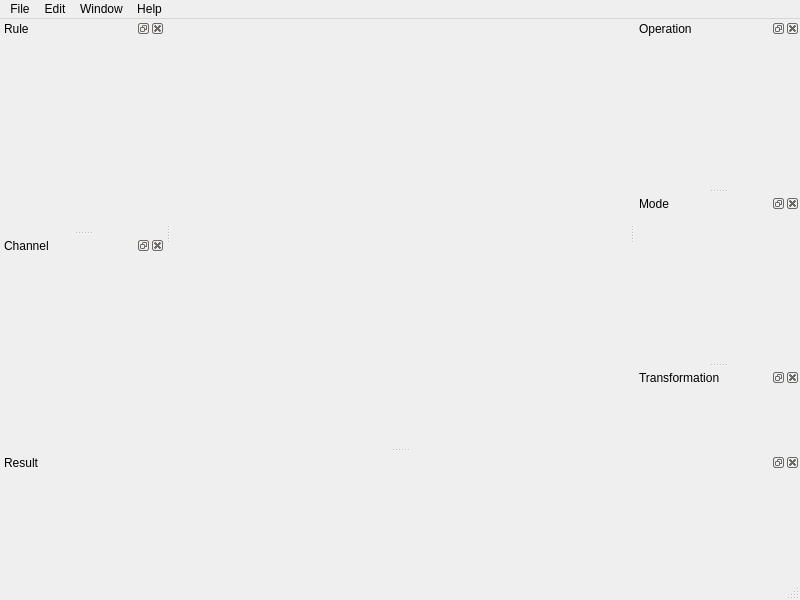
<?xml version="1.0" encoding="UTF-8"?>
<ui version="4.0">
 <class>MainWindow</class>
 <widget class="QMainWindow" name="MainWindow">
  <property name="geometry">
   <rect>
    <x>0</x>
    <y>0</y>
    <width>800</width>
    <height>600</height>
   </rect>
  </property>
  <property name="sizePolicy">
   <sizepolicy hsizetype="Preferred" vsizetype="Preferred">
    <horstretch>0</horstretch>
    <verstretch>0</verstretch>
   </sizepolicy>
  </property>
  <property name="minimumSize">
   <size>
    <width>400</width>
    <height>300</height>
   </size>
  </property>
  <property name="windowTitle">
   <string notr="true">MainWindow</string>
  </property>
  <widget class="QWidget" name="central_widget">
   <property name="sizePolicy">
    <sizepolicy hsizetype="Preferred" vsizetype="Preferred">
     <horstretch>0</horstretch>
     <verstretch>0</verstretch>
    </sizepolicy>
   </property>
  </widget>
  <widget class="QMenuBar" name="menubar">
   <property name="geometry">
    <rect>
     <x>0</x>
     <y>0</y>
     <width>800</width>
     <height>26</height>
    </rect>
   </property>
   <widget class="QMenu" name="menuFile">
    <property name="title">
     <string>File</string>
    </property>
    <addaction name="actionOpen"/>
    <addaction name="actionSave"/>
    <addaction name="separator"/>
    <addaction name="actionImport"/>
    <addaction name="actionExport"/>
    <addaction name="separator"/>
    <addaction name="actionQuit"/>
   </widget>
   <widget class="QMenu" name="menuEdit">
    <property name="title">
     <string>Edit</string>
    </property>
    <addaction name="actionCreate"/>
    <addaction name="actionLocate"/>
    <addaction name="actionAttach"/>
    <addaction name="separator"/>
    <addaction name="actionSettings"/>
   </widget>
   <widget class="QMenu" name="menuWindow">
    <property name="title">
     <string>Window</string>
    </property>
    <addaction name="actionRule"/>
    <addaction name="actionChannel"/>
    <addaction name="actionOperation"/>
    <addaction name="actionMode"/>
    <addaction name="actionTransformation"/>
    <addaction name="actionResult"/>
   </widget>
   <widget class="QMenu" name="menuHelp">
    <property name="title">
     <string>Help</string>
    </property>
    <addaction name="actionHomepage"/>
    <addaction name="actionUpdate"/>
    <addaction name="separator"/>
    <addaction name="actionAbout"/>
   </widget>
   <addaction name="menuFile"/>
   <addaction name="menuEdit"/>
   <addaction name="menuWindow"/>
   <addaction name="menuHelp"/>
  </widget>
  <widget class="QStatusBar" name="statusbar"/>
  <widget class="QDockWidget" name="result_dock_widget">
   <property name="sizePolicy">
    <sizepolicy hsizetype="Preferred" vsizetype="Preferred">
     <horstretch>0</horstretch>
     <verstretch>0</verstretch>
    </sizepolicy>
   </property>
   <property name="minimumSize">
    <size>
     <width>400</width>
     <height>125</height>
    </size>
   </property>
   <property name="toolTip">
    <string>Display and modify color set result.</string>
   </property>
   <property name="allowedAreas">
    <set>Qt::BottomDockWidgetArea|Qt::TopDockWidgetArea</set>
   </property>
   <property name="windowTitle">
    <string>Result</string>
   </property>
   <attribute name="dockWidgetArea">
    <number>8</number>
   </attribute>
   <widget class="QWidget" name="result_dock_contents">
    <property name="sizePolicy">
     <sizepolicy hsizetype="Preferred" vsizetype="Preferred">
      <horstretch>0</horstretch>
      <verstretch>0</verstretch>
     </sizepolicy>
    </property>
   </widget>
  </widget>
  <widget class="QDockWidget" name="rule_dock_widget">
   <property name="sizePolicy">
    <sizepolicy hsizetype="Preferred" vsizetype="Preferred">
     <horstretch>0</horstretch>
     <verstretch>0</verstretch>
    </sizepolicy>
   </property>
   <property name="minimumSize">
    <size>
     <width>165</width>
     <height>90</height>
    </size>
   </property>
   <property name="toolTip">
    <string>Set harmony rule and synchronization method for color set.</string>
   </property>
   <property name="allowedAreas">
    <set>Qt::LeftDockWidgetArea|Qt::RightDockWidgetArea</set>
   </property>
   <property name="windowTitle">
    <string>Rule</string>
   </property>
   <attribute name="dockWidgetArea">
    <number>1</number>
   </attribute>
   <widget class="QWidget" name="rule_dock_contents"/>
  </widget>
  <widget class="QDockWidget" name="operation_dock_widget">
   <property name="sizePolicy">
    <sizepolicy hsizetype="Preferred" vsizetype="Preferred">
     <horstretch>0</horstretch>
     <verstretch>0</verstretch>
    </sizepolicy>
   </property>
   <property name="minimumSize">
    <size>
     <width>165</width>
     <height>90</height>
    </size>
   </property>
   <property name="toolTip">
    <string>Manipulate files and work area.</string>
   </property>
   <property name="allowedAreas">
    <set>Qt::LeftDockWidgetArea|Qt::RightDockWidgetArea</set>
   </property>
   <property name="windowTitle">
    <string>Operation</string>
   </property>
   <attribute name="dockWidgetArea">
    <number>2</number>
   </attribute>
   <widget class="QWidget" name="operation_dock_contents"/>
  </widget>
  <widget class="QDockWidget" name="mode_dock_widget">
   <property name="sizePolicy">
    <sizepolicy hsizetype="Preferred" vsizetype="Preferred">
     <horstretch>0</horstretch>
     <verstretch>0</verstretch>
    </sizepolicy>
   </property>
   <property name="minimumSize">
    <size>
     <width>165</width>
     <height>90</height>
    </size>
   </property>
   <property name="toolTip">
    <string>Set display mode for color set result.</string>
   </property>
   <property name="allowedAreas">
    <set>Qt::LeftDockWidgetArea|Qt::RightDockWidgetArea</set>
   </property>
   <property name="windowTitle">
    <string>Mode</string>
   </property>
   <attribute name="dockWidgetArea">
    <number>2</number>
   </attribute>
   <widget class="QWidget" name="mode_dock_contents"/>
  </widget>
  <widget class="QDockWidget" name="channel_dock_widget">
   <property name="minimumSize">
    <size>
     <width>165</width>
     <height>90</height>
    </size>
   </property>
   <property name="toolTip">
    <string>Set category and channel for opened graph.</string>
   </property>
   <property name="allowedAreas">
    <set>Qt::LeftDockWidgetArea|Qt::RightDockWidgetArea</set>
   </property>
   <property name="windowTitle">
    <string>Channel</string>
   </property>
   <attribute name="dockWidgetArea">
    <number>1</number>
   </attribute>
   <widget class="QWidget" name="channel_dock_contents"/>
  </widget>
  <widget class="QDockWidget" name="transformation_dock_widget">
   <property name="minimumSize">
    <size>
     <width>165</width>
     <height>42</height>
    </size>
   </property>
   <property name="toolTip">
    <string>Move and zoom graph and depot content.</string>
   </property>
   <property name="allowedAreas">
    <set>Qt::LeftDockWidgetArea|Qt::RightDockWidgetArea</set>
   </property>
   <property name="windowTitle">
    <string>Transformation</string>
   </property>
   <attribute name="dockWidgetArea">
    <number>2</number>
   </attribute>
   <widget class="QWidget" name="transformation_dock_contents"/>
  </widget>
  <action name="actionImport">
   <property name="text">
    <string>Import</string>
   </property>
  </action>
  <action name="actionExport">
   <property name="text">
    <string>Export</string>
   </property>
  </action>
  <action name="actionQuit">
   <property name="text">
    <string>Quit</string>
   </property>
  </action>
  <action name="actionCreate">
   <property name="text">
    <string>Create</string>
   </property>
  </action>
  <action name="actionLocate">
   <property name="text">
    <string>Locate</string>
   </property>
  </action>
  <action name="actionSettings">
   <property name="text">
    <string>Settings</string>
   </property>
  </action>
  <action name="actionHomepage">
   <property name="text">
    <string>Homepage</string>
   </property>
  </action>
  <action name="actionUpdate">
   <property name="text">
    <string>Update</string>
   </property>
  </action>
  <action name="actionAbout">
   <property name="text">
    <string>About</string>
   </property>
  </action>
  <action name="actionRule">
   <property name="checkable">
    <bool>true</bool>
   </property>
   <property name="checked">
    <bool>true</bool>
   </property>
   <property name="text">
    <string>Rule</string>
   </property>
  </action>
  <action name="actionChannel">
   <property name="checkable">
    <bool>true</bool>
   </property>
   <property name="checked">
    <bool>true</bool>
   </property>
   <property name="text">
    <string>Channel</string>
   </property>
  </action>
  <action name="actionOperation">
   <property name="checkable">
    <bool>true</bool>
   </property>
   <property name="checked">
    <bool>true</bool>
   </property>
   <property name="text">
    <string>Operation</string>
   </property>
  </action>
  <action name="actionMode">
   <property name="checkable">
    <bool>true</bool>
   </property>
   <property name="checked">
    <bool>true</bool>
   </property>
   <property name="text">
    <string>Mode</string>
   </property>
  </action>
  <action name="actionTransformation">
   <property name="checkable">
    <bool>true</bool>
   </property>
   <property name="checked">
    <bool>true</bool>
   </property>
   <property name="text">
    <string>Transformation</string>
   </property>
  </action>
  <action name="actionResult">
   <property name="checkable">
    <bool>true</bool>
   </property>
   <property name="checked">
    <bool>true</bool>
   </property>
   <property name="text">
    <string>Result</string>
   </property>
  </action>
  <action name="actionAttach">
   <property name="text">
    <string>Attach</string>
   </property>
  </action>
  <action name="actionOpen">
   <property name="text">
    <string>Open</string>
   </property>
  </action>
  <action name="actionSave">
   <property name="text">
    <string>Save</string>
   </property>
  </action>
 </widget>
 <resources/>
 <connections/>
</ui>
